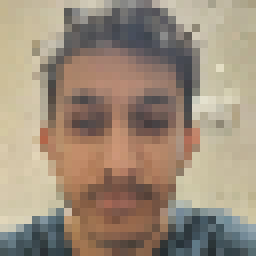
#> input picture A3/3.2G Testing/Safeimagekit-resized-img (1).png, 32 x 32 px, given as the content of the folder data/train/car, which was not available (shown 8 times larger)
$ python report_32g.py
#> lines starting #> are read from the running program, lines starting #| are printed output that depends on the picture; pictures that were not available may be replaced by others from this repository, and a replacement may not be noted
### A3/TakeInput.py
import cv2
import os
import numpy as np
import csv

# [31 lines left out: function take_input, not called in this run]

def take_input_multiclass(path,n_samples):
    #Labelling paths
#> called with path = 'data/train', n_samples = 2000
    dog_path = path + "/dog"
    airplane_path = path + "/airplane"
    person_path = path + "/person"
    car_path = path + "/car"

    #Initializing and Assigning output valies
    feature_vector = np.zeros(shape = (n_samples, 3072))
    output_vector = np.zeros(n_samples)

    output_vector[int((n_samples)/4):int(n_samples/2)] = np.zeros(int(n_samples/4)) + 1
    output_vector[int(n_samples/2):int((3*n_samples)/4)] = np.zeros(int(n_samples/4)) + 2
    output_vector[int((3*n_samples)/4):n_samples] = np.zeros(int(n_samples/4)) + 3

    i = 0
    for file in os.listdir(car_path):
        img = cv2.imread(car_path +"/" +file)
#> img is the input picture: shape (32, 32, 3); mean B, G, R 122.4, 140.6, 156.8
        feature_vector[i] = img.reshape(1,3072)
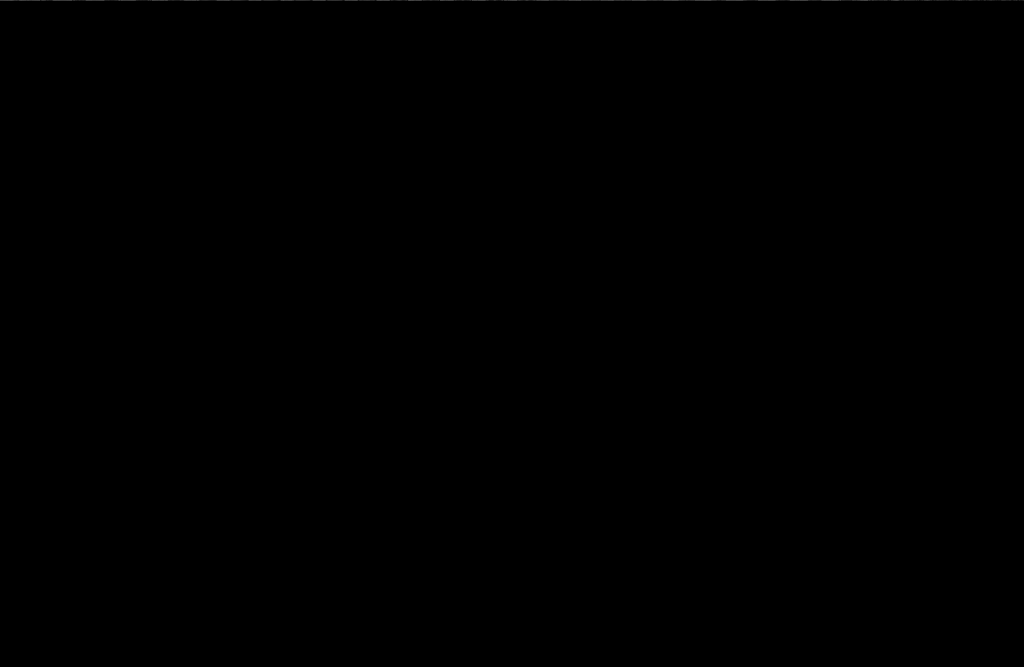
#> feature_vector: shape (2000, 3072) float64 (shown at 1/3 size); min 0, max 228, mean 0.1
        i +=1
    for file in os.listdir(person_path):
        img = cv2.imread(person_path +"/" +file)
        feature_vector[i] = img.reshape(1,3072)
        i +=1
    for file in os.listdir(airplane_path):
        img = cv2.imread(airplane_path +"/" +file)
        feature_vector[i] = img.reshape(1,3072)
        i +=1
    for file in os.listdir(dog_path):
        img = cv2.imread(dog_path +"/" +file)
        feature_vector[i] = img.reshape(1,3072)
        i +=1


    return feature_vector, output_vector

# [118 lines left out: functions take_input_test, csvoutput, take_input_multiclass_2, take_input_2, not called in this run]

### A3/Section Codes for Report/report_32g.py
from TakeInput import take_input_multiclass
import time
from xgboost import XGBClassifier
from sklearn import metrics
from sklearn import tree
import matplotlib.pyplot as plt
import numpy as np
import os
import cv2
from confusion import accuracy

train_path = "data/train"
feature_vector, output_vector = take_input_multiclass(train_path,2000)
#> output_vector = 2000 values from 0 to 3
validation_path = "data/validation"
feature_val, output_val = take_input_multiclass(validation_path,400)
#> call 2 of take_input_multiclass, with path = 'data/validation', n_samples = 400
#> in take_input_multiclass (call 2), `feature_vector[i] = img.reshape(1,3072)`:
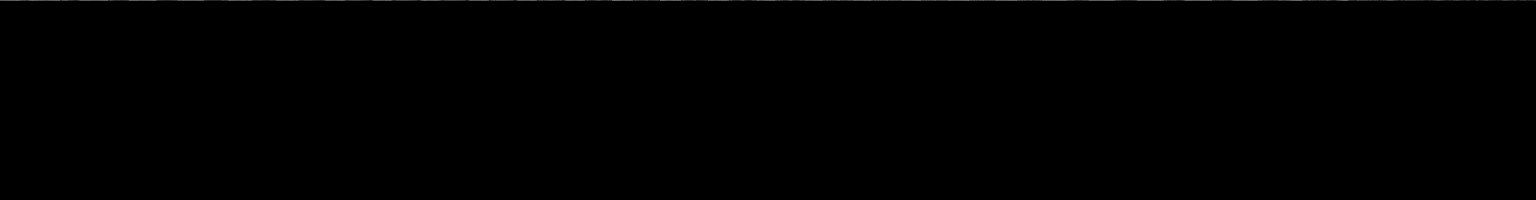
#> feature_vector: shape (400, 3072) float64 (shown at 1/2 size); min 0, max 228, mean 0.3
#> in take_input_multiclass (call 2), `feature_vector[i] = img.reshape(1,3072)`:
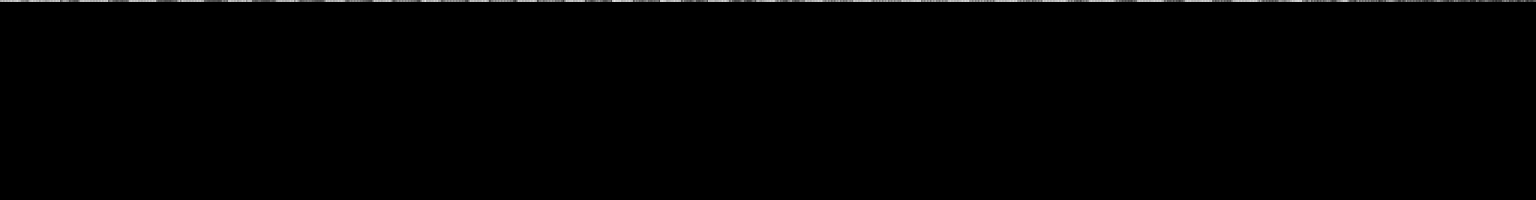
#> feature_vector: shape (400, 3072) float64 (shown at 1/2 size); min 0, max 228, mean 1.4
#> output_val = 400 values from 0 to 3

begin = time.time()
#> (the run stopped early here; a loop or call above may not have finished)

$ run again, on A3/3.2G Testing/Safeimagekit-resized-img (3).png
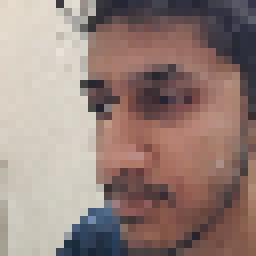
#> input picture A3/3.2G Testing/Safeimagekit-resized-img (3).png, 32 x 32 px, given as the content of the folder data/train/car, which was not available (shown 8 times larger)
#> in take_input_multiclass, img is the input picture: shape (32, 32, 3); mean B, G, R 123.1, 129.5, 150.6
#> output_vector = 2000 values from 0 to 3
#> in take_input_multiclass (call 2), `feature_vector[i] = img.reshape(1,3072)`:
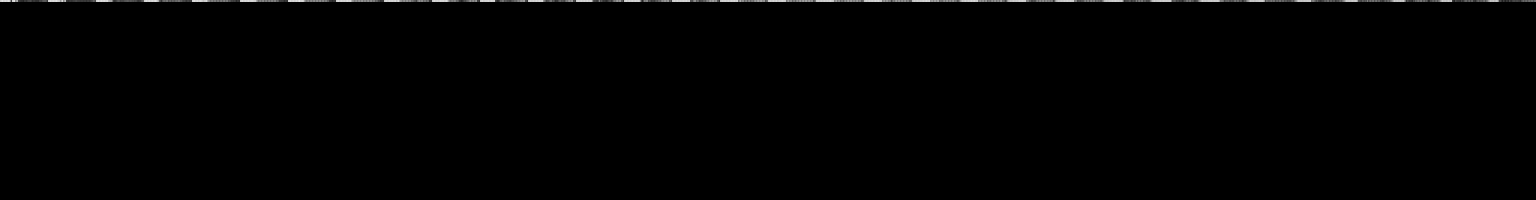
#> feature_vector: shape (400, 3072) float64 (shown at 1/2 size); min 0, max 233, mean 1.3
#> output_val = 400 values from 0 to 3

$ run again, on A3/3.2G Testing/Safeimagekit-resized-img (4).png
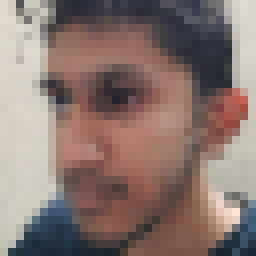
#> input picture A3/3.2G Testing/Safeimagekit-resized-img (4).png, 32 x 32 px, given as the content of the folder data/train/car, which was not available (shown 8 times larger)
#> in take_input_multiclass, img is the input picture: shape (32, 32, 3); mean B, G, R 112, 117.9, 137.5
#> output_vector = 2000 values from 0 to 3
#> in take_input_multiclass (call 2), `feature_vector[i] = img.reshape(1,3072)`:
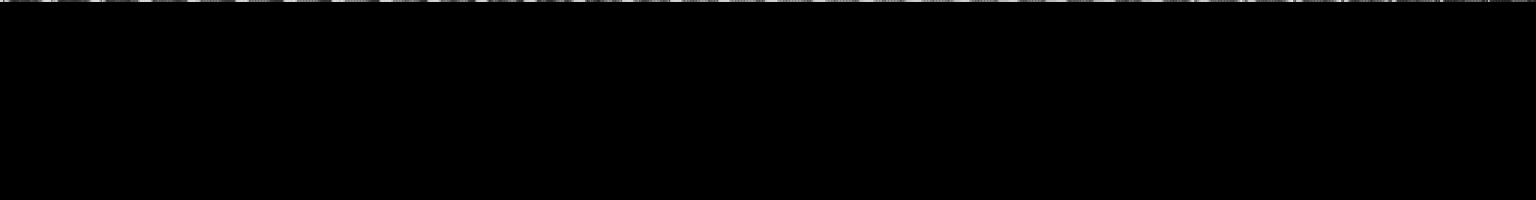
#> feature_vector: shape (400, 3072) float64 (shown at 1/2 size); min 0, max 251, mean 1.2
#> output_val = 400 values from 0 to 3

$ run again, on A3/3.2G Testing/Safeimagekit-resized-img (5).png
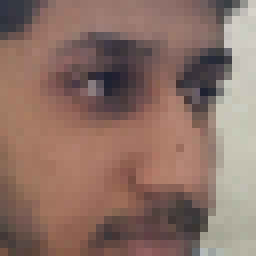
#> input picture A3/3.2G Testing/Safeimagekit-resized-img (5).png, 32 x 32 px, given as the content of the folder data/train/car, which was not available (shown 8 times larger)
#> in take_input_multiclass, img is the input picture: shape (32, 32, 3); mean B, G, R 102.1, 112.3, 140.1
#> output_vector = 2000 values from 0 to 3
#> in take_input_multiclass (call 2), `feature_vector[i] = img.reshape(1,3072)`:
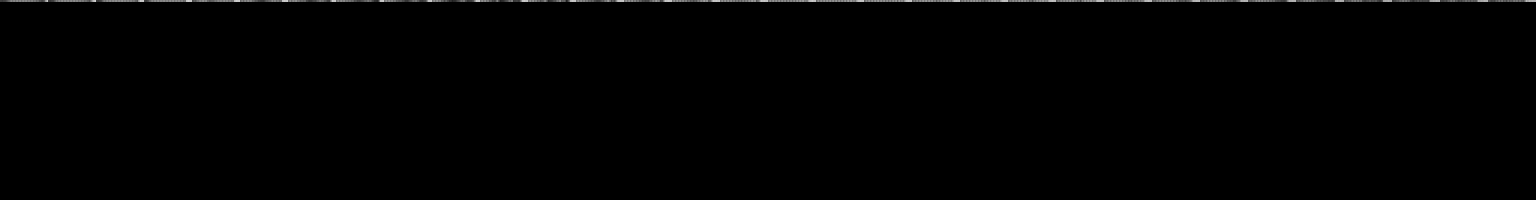
#> feature_vector: shape (400, 3072) float64 (shown at 1/2 size); min 0, max 213, mean 1.2
#> output_val = 400 values from 0 to 3
